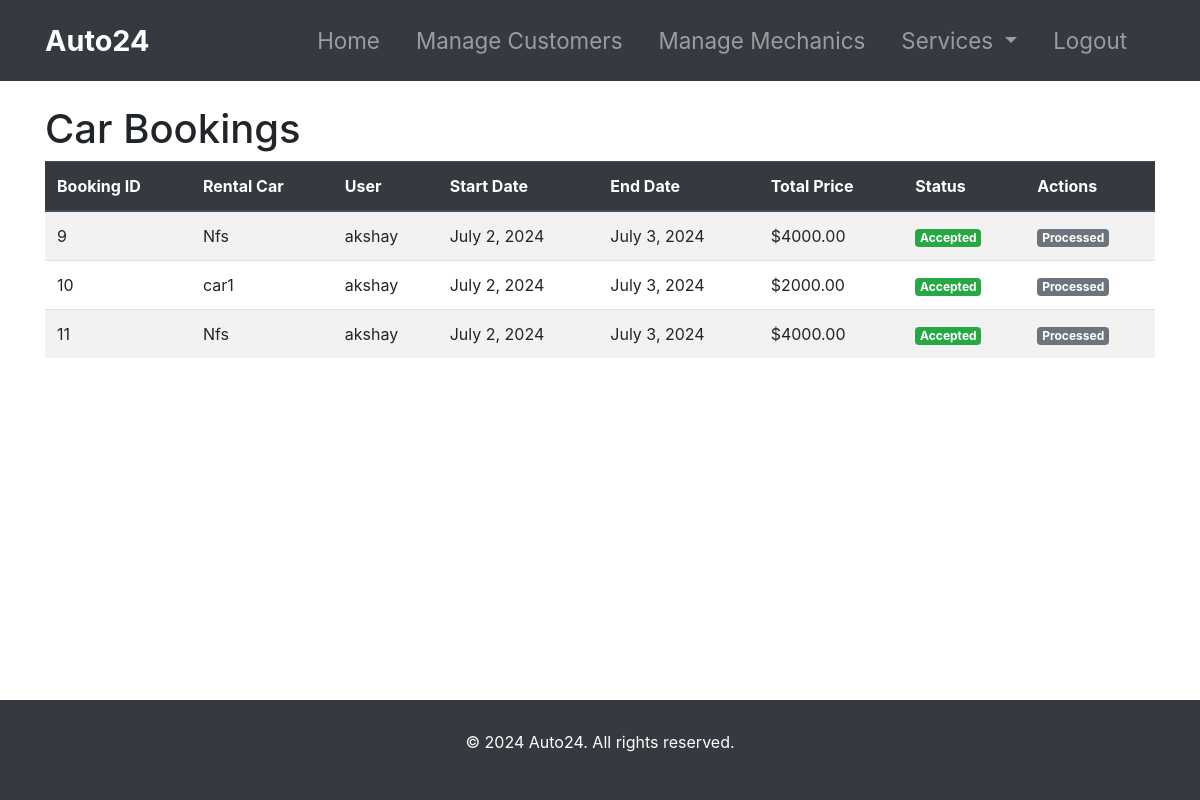
/adminpage/bookings/, run on an earlier commit of the app's database.
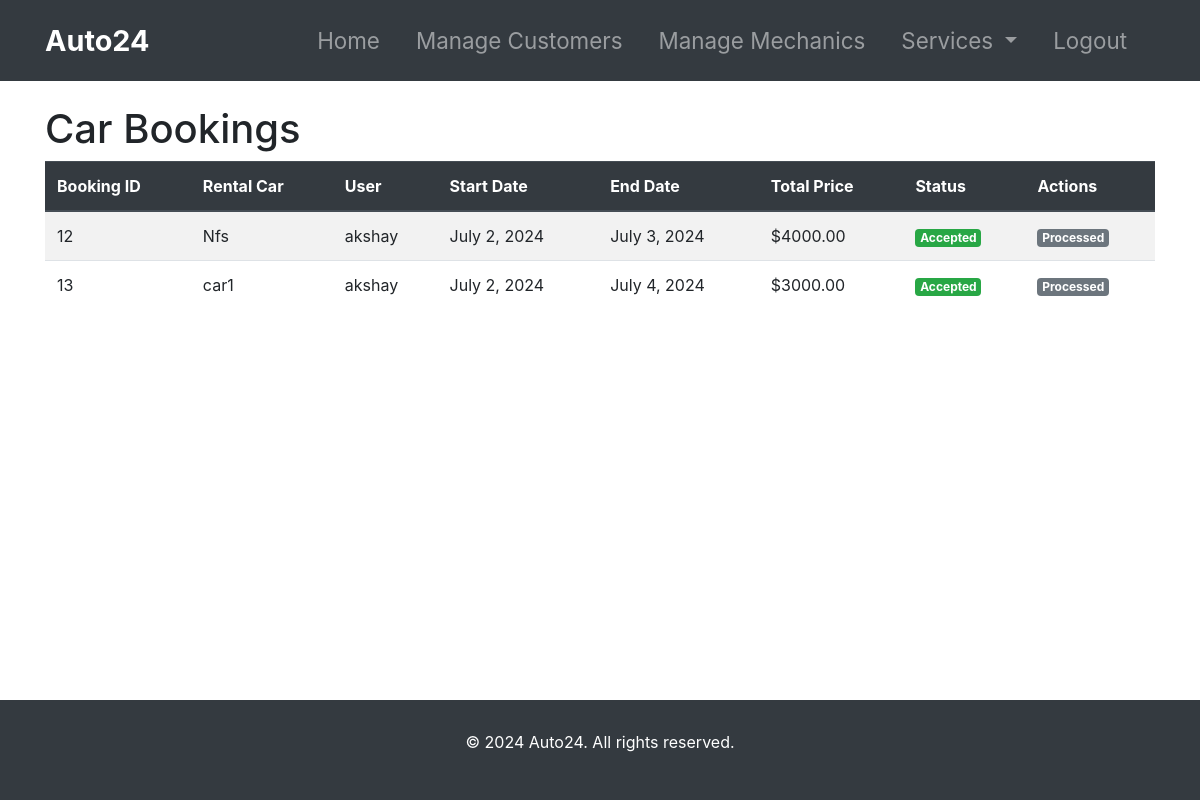
And on a later commit of the database.
### admin_management/models.py (models this page shows, shortened)
class Booking(models.Model):
    PENDING = 'PENDING'
    ACCEPTED = 'ACCEPTED'
    REJECTED = 'REJECTED'
    STATUS_CHOICES = [
        (PENDING, 'Pending'),
        (ACCEPTED, 'Accepted'),
        (REJECTED, 'Rejected'),
    ]
    rental_car = models.ForeignKey(RentalCar, on_delete=models.CASCADE)
    user = models.ForeignKey(User, on_delete=models.CASCADE)
    start_date = models.DateField()
    end_date = models.DateField()
    status = models.CharField(max_length=8, choices=STATUS_CHOICES, default=PENDING)
    @property
    def total_price(self):
        duration = (self.end_date - self.start_date).days + 1
        return duration * self.rental_car.daily_rate

class RentalCar(models.Model):
    name=models.CharField(max_length=100)
    description=models.TextField()
    image=models.ImageField(upload_to='rental_cars/')
    daily_rate=models.DecimalField(max_digits=10,decimal_places=2)
    availability=models.BooleanField(default=True)

### admin_management/views.py (the view)
# urls.py: path('adminpage/bookings/', views.admin_pending_bookings, name='admin_pending_bookings'),
def admin_pending_bookings(request):
    all_bookings = Booking.objects.all()
    return render(request, 'adminpage/rental_cars/pending_bookings.html', {'all_bookings': all_bookings})

### templates/adminpage/rental_cars/pending_bookings.html (shortened to what this page needs)
{% extends 'adminpage/base.html' %}
{% block content %}
<div class="container mt-4">
    <h1>Car Bookings</h1>
    {% if all_bookings %}
        <table class="table table-striped">
            <thead class="thead-dark">
                <tr>
                    <th scope="col">Booking ID</th>
                    <th scope="col">Rental Car</th>
                    <th scope="col">User</th>
                    <th scope="col">Start Date</th>
                    <th scope="col">End Date</th>
                    <th scope="col">Total Price</th>
                    <th scope="col">Status</th>
                    <th scope="col">Actions</th>
                </tr>
            </thead>
            <tbody>
                {% for booking in all_bookings %}
                    <tr>
                        <td>{{ booking.id }}</td>
                        <td>{{ booking.rental_car.name }}</td>
                        <td>{{ booking.user.username }}</td>
                        <td>{{ booking.start_date }}</td>
                        <td>{{ booking.end_date }}</td>
                        <td>${{ booking.total_price }}</td>
                        <td>
                            {% if booking.status == 'PENDING' %}
                                <span class="badge badge-warning">{{ booking.get_status_display }}</span>
                            {% elif booking.status == 'ACCEPTED' %}
                                <span class="badge badge-success">{{ booking.get_status_display }}</span>
                            {% else %}
                                <span class="badge badge-danger">{{ booking.get_status_display }}</span>
                            {% endif %}
                        </td>
                        <td>
                            {% if booking.status == 'PENDING' %}
                                <a href="{% url 'admin_update_booking_status' booking.id 'ACCEPTED' %}" class="btn btn-success btn-sm">Accept</a>
                                <a href="{% url 'admin_update_booking_status' booking.id 'REJECTED' %}" class="btn btn-danger btn-sm">Reject</a>
                            {% else %}
                                <span class="badge badge-secondary">Processed</span>
                            {% endif %}
                        </td>
                    </tr>
                {% endfor %}
            </tbody>
        </table>
    {% else %}
        <p class="alert alert-info">No bookings found.</p>
    {% endif %}
</div>
{% endblock %}

What changed in the data, as far as the page shows it:
removed Booking: id "9", rental_car.name "Nfs", user.username "akshay", start_date "July 2, 2024", end_date "July 3, 2024", total_price "4000.00", status "Accepted", shows "Processed"
removed Booking: id "10", rental_car.name "car1", user.username "akshay", start_date "July 2, 2024", end_date "July 3, 2024", total_price "2000.00", status "Accepted", shows "Processed"
removed Booking: id "11", rental_car.name "Nfs", user.username "akshay", start_date "July 2, 2024", end_date "July 3, 2024", total_price "4000.00", status "Accepted", shows "Processed"
added Booking: id "12", rental_car.name "Nfs", user.username "akshay", start_date "July 2, 2024", end_date "July 3, 2024", total_price "4000.00", status "Accepted", shows "Processed"
added Booking: id "13", rental_car.name "car1", user.username "akshay", start_date "July 2, 2024", end_date "July 4, 2024", total_price "3000.00", status "Accepted", shows "Processed"
